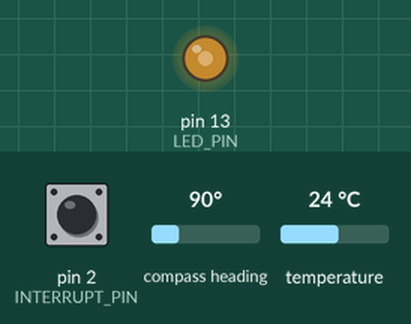
Recording of a sketch running on a simulated Arduino Uno, built with avr-gcc and run on an emulated ATmega328P. On the bench: output pins drawn as LEDs (lit = HIGH). Inputs (shaded band) come from the test bench; at power-on: pin 2 (INTERRUPT_PIN) LOW, compass heading 90°, temperature 24 °C. The sensor or clock chip raises its interrupt line as the real part does; what the sketch prints to the serial monitor is not drawn.

Above: at 1.7 s.
1.8 s: pin 2 (INTERRUPT_PIN) pulled HIGH for 0.15 s
At 2.9 s:
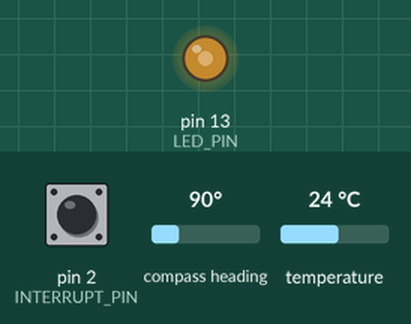
6.4 s: pin 2 (INTERRUPT_PIN) pulled HIGH for 1 s
At 7.6 s:
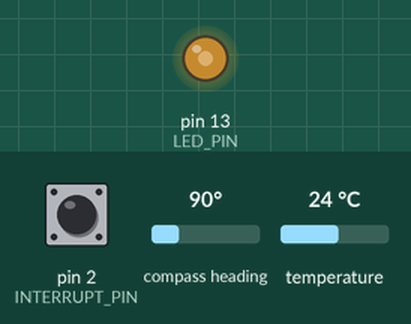
Timing chart, 0 to 9.4 s (numbered marks = the images above; inputs shaded):
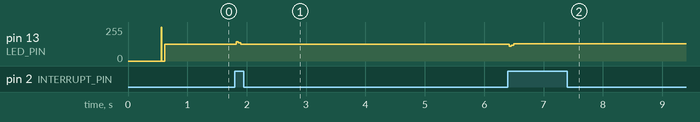

Measured:
- after the input at 1.8 s, pin 13 (LED_PIN): 127/255 → 145/255 at once, → 138/255 0.04 s later, → 127/255 0.04 s later
- after the input at 6.4 s, pin 13 (LED_PIN): 127/255 → 128/255 at once

The sketch:

serial_sensor.ino
```cpp
//compass.setCalibration(-887, 0, -806, 0, -1415, 0);

//X Accel  Y Accel  Z Accel   X Gyro   Y Gyro   Z Gyro
//OFFSETS     1522,     567,    1500,     145,     -17,      58

#include "I2Cdev.h"

#include "MPU6050_6Axis_MotionApps20.h"

#if I2CDEV_IMPLEMENTATION == I2CDEV_ARDUINO_WIRE
    #include "Wire.h"
#endif


#include "QMC5883LCompass.h"

typedef union _data {
  int in;
  char  s[2];
} DataToByte;

// class default I2C address is 0x68
// specific I2C addresses may be passed as a parameter here
// AD0 low = 0x68 (default for SparkFun breakout and InvenSense evaluation board)
// AD0 high = 0x69
MPU6050 mpu;
QMC5883LCompass compass;
//MPU6050 mpu(0x69); // <-- use for AD0 high


#define INTERRUPT_PIN 2  // use pin 2 on Arduino Uno & most boards
#define LED_PIN 13 // (Arduino is 13, Teensy is 11, Teensy++ is 6)
bool blinkState = false;

// MPU control/status vars
bool dmpReady = false;  // set true if DMP init was successful
uint8_t mpuIntStatus;   // holds actual interrupt status byte from MPU
uint8_t devStatus;      // return status after each device operation (0 = success, !0 = error)
uint16_t packetSize;    // expected DMP packet size (default is 42 bytes)
uint16_t fifoCount;     // count of all bytes currently in FIFO
uint8_t fifoBuffer[64]; // FIFO storage buffer

// orientation/motion vars
Quaternion q;           // [w, x, y, z]         quaternion container
VectorInt16 aa;         // [x, y, z]            accel sensor measurements
VectorInt16 aaReal;     // [x, y, z]            gravity-free accel sensor measurements
VectorInt16 aaWorld;    // [x, y, z]            world-frame accel sensor measurements
VectorFloat gravity;    // [x, y, z]            gravity vector
float euler[3];         // [psi, theta, phi]    Euler angle container
float ypr[3];           // [yaw, pitch, roll]   yaw/pitch/roll container and gravity vector
DataToByte mx,my,mz;
// packet structure for InvenSense teapot demo
uint8_t teapotPacket[34] = { '$', 0x03, 0,0, 0,0, 0,0, 0,0, 0,0, 0,0, 0,0, 0,0, 0,0, 0,0, 0,0, 0,0, 0,0, 0,0, 0x00, 0x00, '\r', '\n' };


// ================================================================
// ===               INTERRUPT DETECTION ROUTINE                ===
// ================================================================

volatile bool mpuInterrupt = false;     // indicates whether MPU interrupt pin has gone high
void dmpDataReady() {
    mpuInterrupt = true;
}


// ================================================================
// ===                      INITIAL SETUP                       ===
// ================================================================

void setup() {
    // join I2C bus (I2Cdev library doesn't do this automatically)
    #if I2CDEV_IMPLEMENTATION == I2CDEV_ARDUINO_WIRE
        Wire.begin();
        Wire.setClock(100000); // 400kHz I2C clock. Comment this line if having compilation difficulties
    #elif I2CDEV_IMPLEMENTATION == I2CDEV_BUILTIN_FASTWIRE
        Fastwire::setup(400, true);
    #endif

    // initialize serial communication
    // (115200 chosen because it is required for Teapot Demo output, but it's
    // really up to you depending on your project)
    Serial.begin(38400);
    while (!Serial); // wait for Leonardo enumeration, others continue immediately

    // NOTE: 8MHz or slower host processors, like the Teensy @ 3.3v or Ardunio
    // Pro Mini running at 3.3v, cannot handle this baud rate reliably due to
    // the baud timing being too misaligned with processor ticks. You must use
    // 38400 or slower in these cases, or use some kind of external separate
    // crystal solution for the UART timer.

    // initialize device
    Serial.println(F("Initializing I2C devices..."));
    mpu.initialize();
    pinMode(INTERRUPT_PIN, INPUT);

    // verify connection
    Serial.println(F("Testing device connections..."));
    Serial.println(mpu.testConnection() ? F("MPU6050 connection successful") : F("MPU6050 connection failed"));

    // load and configure the DMP
    Serial.println(F("Initializing DMP..."));
    devStatus = mpu.dmpInitialize();

    // supply your own gyro offsets here, scaled for min sensitivity
    mpu.setXAccelOffset(1522);
    mpu.setYAccelOffset(567);
    mpu.setZAccelOffset(1500);
    mpu.setXGyroOffset(145);
    mpu.setYGyroOffset(-17);
    mpu.setZGyroOffset(58);
    //OFFSETS     1522,     567,    1500,     145,     -17,      58

    // make sure it worked (returns 0 if so)
    if (devStatus == 0) {
        // turn on the DMP, now that it's ready
        Serial.println(F("Enabling DMP..."));
        mpu.setDMPEnabled(true);

        // enable Arduino interrupt detection
        Serial.println(F("Enabling interrupt detection (Arduino external interrupt 0)..."));
        attachInterrupt(digitalPinToInterrupt(INTERRUPT_PIN), dmpDataReady, RISING);
        mpuIntStatus = mpu.getIntStatus();

        // set our DMP Ready flag so the main loop() function knows it's okay to use it
        Serial.println(F("DMP ready! Waiting for first interrupt..."));
        dmpReady = true;

        // get expected DMP packet size for later comparison
        packetSize = mpu.dmpGetFIFOPacketSize();
    } else {
        // ERROR!
        // 1 = initial memory load failed
        // 2 = DMP configuration updates failed
        // (if it's going to break, usually the code will be 1)
        Serial.print(F("DMP Initialization failed (code "));
        Serial.print(devStatus);
        Serial.println(F(")"));
    }

    // configure LED for output
    pinMode(LED_PIN, OUTPUT);

    delay(10);

    compass.init();
    //compass.setCalibration(-887, 0, -806, 0, -1415, 0);
    compass.setCalibration(-6910, 0, -947, 1271, -1306, 718);

}


// ================================================================
// ===                    MAIN PROGRAM LOOP                     ===
// ================================================================

void loop() {
    Wire.begin();
    // if programming failed, don't try to do anything
    if (!dmpReady) return;

    // wait for MPU interrupt or extra packet(s) available
    while (!mpuInterrupt && fifoCount < packetSize) {
        // other program behavior stuff here
        // .
        // .
        // .
        // if you are really paranoid you can frequently test in between other
        // stuff to see if mpuInterrupt is true, and if so, "break;" from the
        // while() loop to immediately process the MPU data
        // .
        // .
        // .
    }

    // reset interrupt flag and get INT_STATUS byte
    mpuInterrupt = false;
    mpuIntStatus = mpu.getIntStatus();

    // get current FIFO count
    fifoCount = mpu.getFIFOCount();

    // check for overflow (this should never happen unless our code is too inefficient)
    if ((mpuIntStatus & 0x10) || fifoCount == 1024) {
        // reset so we can continue cleanly
        mpu.resetFIFO();
        //Serial.println(F("FIFO overflow!"));

    // otherwise, check for DMP data ready interrupt (this should happen frequently)
    } else if (mpuIntStatus & 0x02) {
        // wait for correct available data length, should be a VERY short wait
        while (fifoCount < packetSize) fifoCount = mpu.getFIFOCount();

        // read a packet from FIFO
        mpu.getFIFOBytes(fifoBuffer, packetSize);

        // track FIFO count here in case there is > 1 packet available
        // (this lets us immediately read more without waiting for an interrupt)
        fifoCount -= packetSize;

        // display quaternion values in InvenSense Teapot demo format:
        teapotPacket[2] = fifoBuffer[0];
        teapotPacket[3] = fifoBuffer[1];
        teapotPacket[4] = fifoBuffer[4];
        teapotPacket[5] = fifoBuffer[5];
        teapotPacket[6] = fifoBuffer[8];
        teapotPacket[7] = fifoBuffer[9];
        teapotPacket[8] = fifoBuffer[12];
        teapotPacket[9] = fifoBuffer[13];
        // gyro values
        teapotPacket[10] = fifoBuffer[16];
        teapotPacket[11] = fifoBuffer[17];
        teapotPacket[12] = fifoBuffer[20];
        teapotPacket[13] = fifoBuffer[21];
        teapotPacket[14] = fifoBuffer[24];
        teapotPacket[15] = fifoBuffer[25];
        // accelerometer values
        teapotPacket[16] = fifoBuffer[28];
        teapotPacket[17] = fifoBuffer[29];
        teapotPacket[18] = fifoBuffer[32];
        teapotPacket[19] = fifoBuffer[33];
        teapotPacket[20] = fifoBuffer[36];
        teapotPacket[21] = fifoBuffer[37];

        //temperature value
        int16_t temperature = mpu.getTemperature();
        teapotPacket[22] = temperature >> 8;
        teapotPacket[23] = temperature & 0xFF;


        //magnetometer values
        compass.read();
        mx.in = compass.getX();
        my.in = compass.getY();
        mz.in = compass.getZ();


        teapotPacket[24] = mx.s[0];
        teapotPacket[25] = mx.s[1];
        teapotPacket[26] = my.s[0];
        teapotPacket[27] = my.s[1];
        teapotPacket[28] = mz.s[0];
        teapotPacket[29] = mz.s[1];


        Serial.write(teapotPacket, 34);
        teapotPacket[31]++; // packetCount, loops at 0xFF on purpose

        // blink LED to indicate activity
        blinkState = !blinkState;
        digitalWrite(LED_PIN, blinkState);
    }
}
```
